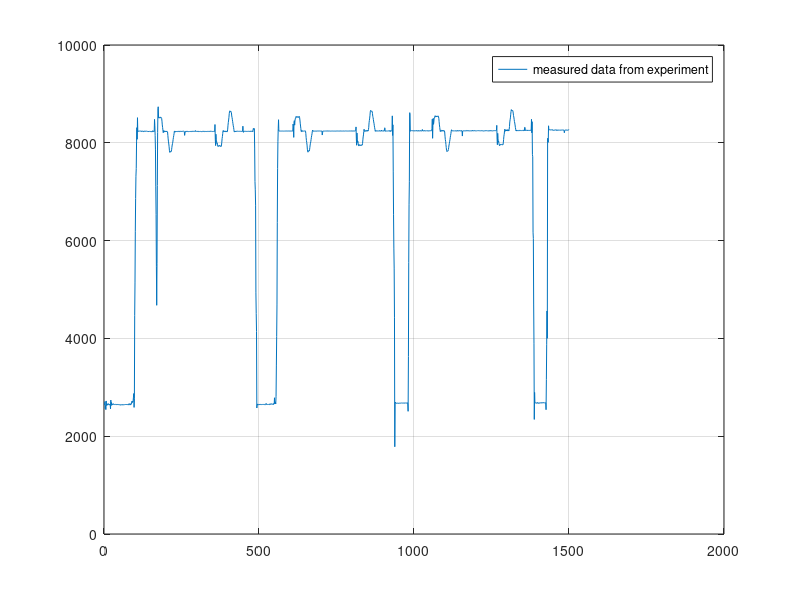
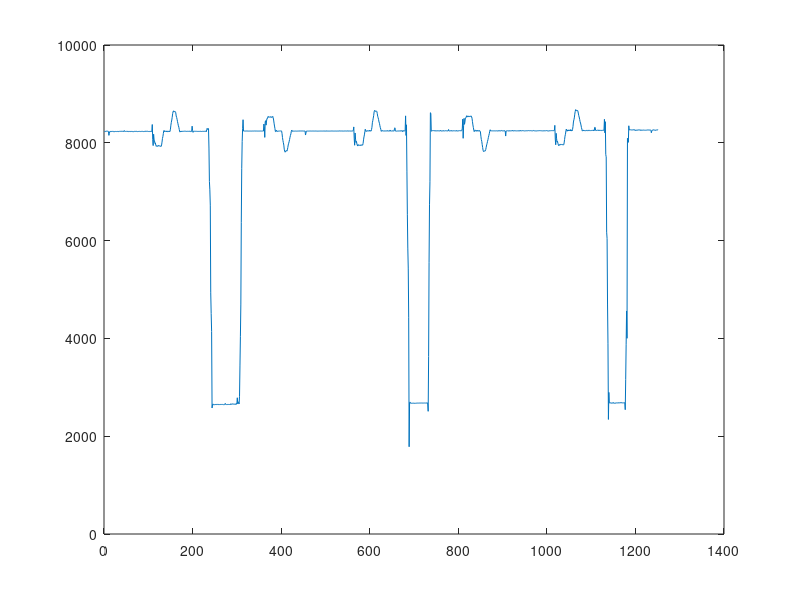

MATLAB code to generate these figures, in order: (Note: this script raises an error after producing the figures.)
clear;
data = fopen("LOG00000.TXT",'r');
formatSpec = "%d";
sizeData = [1 Inf];
Data = fscanf(data, formatSpec, sizeData);

plot(linspace(1,1500,1500),Data);
legend("measured data from experiment");
grid;
%%
%chop of bad section;
adc_reading = Data(250:end);
x_axis = linspace(1, length(adc_reading),length(adc_reading));
figure;
plot(x_axis, adc_reading); 
xline(247,"r");
xline(297,"r");

xline(317);
xline(347);

xline(692,"r");
xline(729,"r");

xline(743);
xline(799);

xline(1142,"r");
xline(1173,"r");
%%
% get average value for 0 g and 1 g
g = 9.8;
v0g = adc_reading(247:297);
v1g = adc_reading(317:347);

avgV0g = sum(v0g)/length(v0g);
avgV1g = sum(v1g)/length(v1g);

k1 = g/(avgV1g-avgV0g);
k0 = -k1*avgV0g; 
%%
%accelaration
accel = k1.*adc_reading+k0;
%%accel = accel-g;
figure;
plot(x_axis, accel);
grid;
legend("acceleration");
%%
%summation
sel_accel = accel(101:177);
%sel_accel = accel(355:431); 3.6085
%sel_accel = accel(554:633); -3.6267
%sel_accel = accel(806:874); 3.6085
%sel_accel = accel(1014:1085);

sel_accel = sel_accel-g;
figure;
accel_x = linspace(1, length(sel_accel),length(sel_accel));
plot(accel_x, sel_accel);
grid;
legend("acceleration");
velsum = 0;
vel_profile = zeros(1,length(sel_accel));
for i=1:length(sel_accel)
    velsum = (sel_accel(i)*0.1)+velsum;
    vel_profile(i) = velsum;
end
compen = zeros(1,length(sel_accel));
slope = (vel_profile(end)-vel_profile(1))/length(sel_accel);

for i=1:length(sel_accel)
    compen(i) = slope*i+vel_profile(1);
end
figure;
plot(accel_x, vel_profile);
hold;
plot(accel_x, compen);

%compensating
for i=1:length(sel_accel)
    vel_profile(i) = vel_profile(i)-compen(i);
end
%print after compensation
plot(accel_x, vel_profile);
grid;
legend("velocity", "velocity drift slope", "compensated velocity");
distance = 0;
distance_profile = zeros(1,length(sel_accel));
for i=1:length(sel_accel)
    distance = (vel_profile(i)*0.1)+distance;
    distance_profile(i) = distance;
end

figure;
plot(accel_x, distance_profile);
legend("travelled distance");
grid;
%velsum